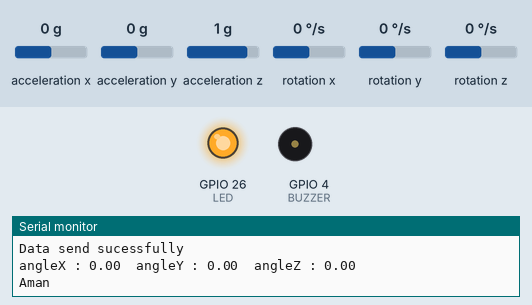
Recording of a sketch running on a simulated ESP32. Shown: output pins drawn as LEDs (lit = HIGH), buzzer (waves = sounding), the last lines printed to the serial monitor. The inputs (shaded band) are chosen by the test bench; at power-on: acceleration x 0 g, acceleration y 0 g, acceleration z 1 g, rotation x 0 °/s, rotation y 0 °/s, rotation z 0 °/s. WiFi joins after 1.5 s; servers stay silent unless stated; uploads are accepted with an empty reply.

Above: at 6.2 s.
6.3 s: acceleration x set to -0.3 g
At 7.5 s:
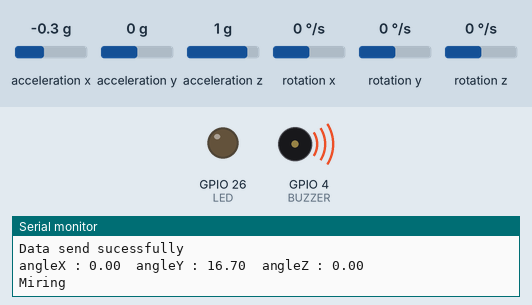
7.9 s: acceleration x set to 0 g
At 8.9 s:
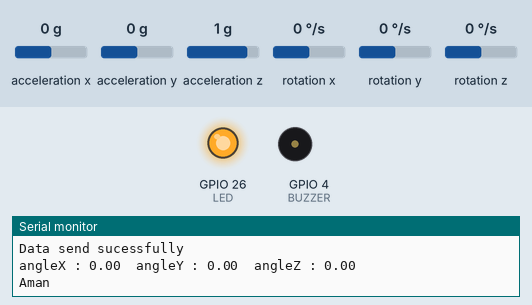
9.4 s: acceleration x set to -1.4 g
At 9.9 s:
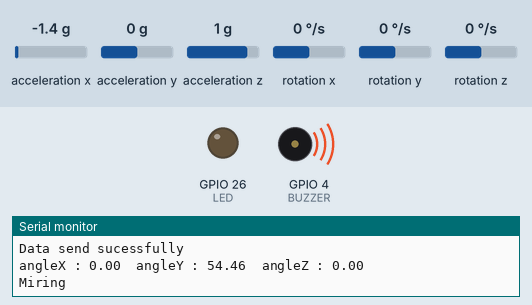
Timing chart, 0 to 12.4 s (numbered marks = the images above; inputs shaded):
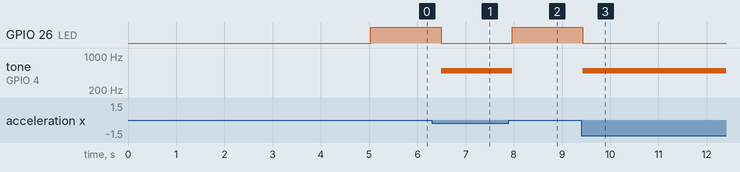

Measured:
- the behaviour switches between -0.1 and -0.2 g on acceleration x (found by bisection; images 0 and 1)
- after the input at 6.3 s, GPIO 26 (LED): HIGH → LOW after 0.19 s; tone on GPIO 4 (BUZZER): silent → 500 Hz after 0.19 s
- after the input at 7.9 s, GPIO 26 (LED): LOW → HIGH after 0.07 s; tone on GPIO 4 (BUZZER): 500 Hz → silent after 0.07 s
- after the input at 9.4 s, GPIO 26 (LED): HIGH → LOW at once; tone on GPIO 4 (BUZZER): silent → 500 Hz at once

The sketch:

Modul6.ino
```cpp
#include <MPU6050_tockn.h>
#include <HTTPClient.h>
#include <WiFi.h>
#define BUZZER 4
#define LED 26

MPU6050 mpu6050(Wire);

const char* ssid = "UpAndUp";
const char* pass = "11111111";
const char* serverName = "http://192.168.204.1/PirdasModul6/mpu.php";

void setup() {

  Serial.begin(9600);
  pinMode(LED,OUTPUT);
  pinMode(BUZZER,OUTPUT);
  Wire.begin();
  mpu6050.begin();
  mpu6050.calcGyroOffsets();
  ledcSetup(0, 1000, 8);

  WiFi.begin(ssid, pass);
  while (WiFi.status() != WL_CONNECTED) {
    delay(1000);
    Serial.println("Connecting to WiFi");
  }

  Serial.println();
  Serial.println("Connected to " + WiFi.SSID());
}

void loop() {

  if (WiFi.status() != WL_CONNECTED){
    Serial.println("Wifi disconnected");
    delay(1000);
    setup();
  }

  mpu6050.update();
  Serial.print("angleX : ");
  Serial.print(mpu6050.getAngleX());
  Serial.print("\tangleY : ");
  Serial.print(mpu6050.getAngleY());
  Serial.print("\tangleZ : ");
  Serial.println(mpu6050.getAngleZ());

  String condition;
  String led;
  String buzzer;
  if(mpu6050.getAngleX() > 7 || mpu6050.getAngleX() < -7 || mpu6050.getAngleY() > 7 || mpu6050.getAngleY() < -7)
  {
    Serial.println("Miring");
    condition ="Miring";
    buzzer ="Mati";
    led = "Nyala";
    tone(BUZZER, 500);
    digitalWrite(LED,0);
  }
  else
  {
    Serial.println("Aman");
    condition ="Aman";
    buzzer ="Nyala";
    led = "Mati";
    noTone(BUZZER);
    digitalWrite(LED,1);
  }

  String url = serverName;
  url += "?kondisi=";
  url += String(condition);
  url += "&led=";
  url += String(led);
  url += "&buzzer=";
  url += String(buzzer);
  url += "&x=";
  url += String(mpu6050.getAngleX());
  url += "&y=";
  url += String(mpu6050.getAngleY());
  url += "&z=";
  url += String(mpu6050.getAngleZ());

  HTTPClient http;
  http.begin(url);
  int httpResponseCode = http.GET();
  if (httpResponseCode > 0){
    Serial.println("Data send sucessfully");
  }
  else {
    Serial.print("Error code: ");
    Serial.println(httpResponseCode);
  }
  http.end();

}
```
